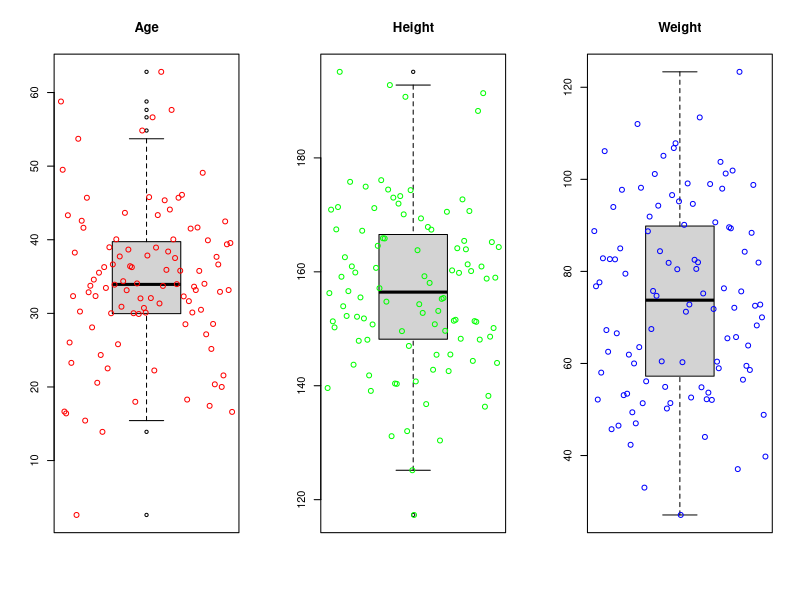

Write R code to recreate this figure.
library(plotrix)


### Name: jiggle
### Title: Calculate equally spaced values within a range.
### Aliases: jiggle
### Keywords: misc

### ** Examples

 ahw.df<-data.frame(Age=rnorm(100,35,10),
  Height=rnorm(100,160,15),Weight=rnorm(100,75,20))
 par(mfrow=c(1,3))
 boxplot(ahw.df$Age,main="Age")
 points(jiggle(100,c(0.5,1.5)),ahw.df$Age,col="red")
 boxplot(ahw.df$Height,main="Height")
 points(jiggle(100,c(0.5,1.5)),ahw.df$Height,col="green")
 boxplot(ahw.df$Weight,main="Weight")
 points(jiggle(100,c(0.5,1.5)),ahw.df$Weight,col="blue")
